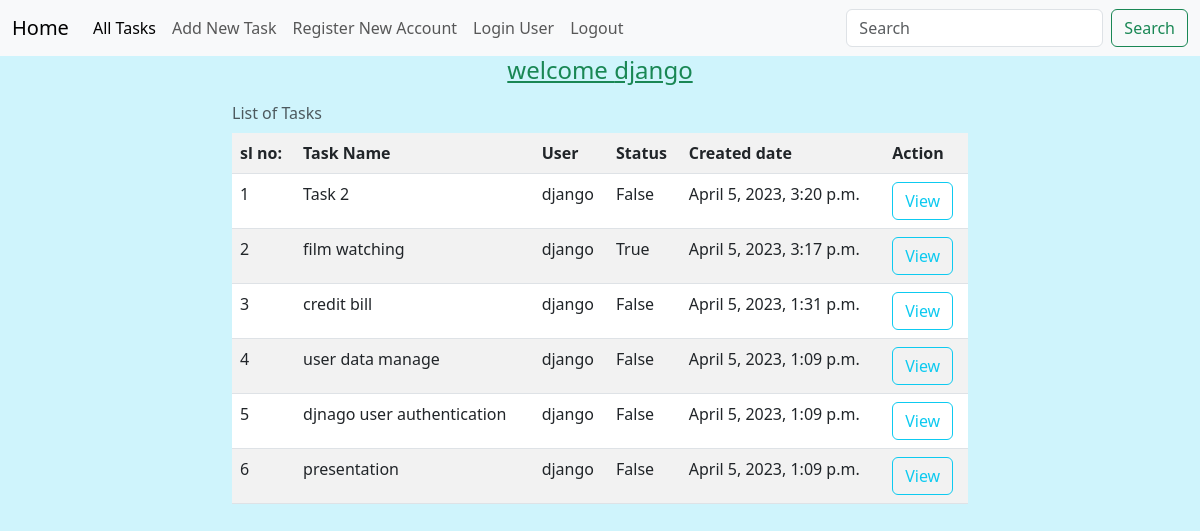
Screenshot of /tasks/all/ (signed in) with the database file from the repository.
### todo/models.py (models this page shows, shortened)
class Task(models.Model):
    task_name=models.CharField(max_length=200)
    user=models.ForeignKey(User,on_delete=models.CASCADE)
    status=models.BooleanField(default=False)
    created_date=models.DateTimeField(auto_now_add=True)

### todo/views.py (the view)
# urls.py: path("tasks/all/",views.TaskListView.as_view(),name="task-list"),
@method_decorator(sign_required,name="dispatch")
class TaskListView(ListView):
    model=Task
    template_name="task-list.html"
    context_object_name="tasks"
    def get_queryset(self):
        return Task.objects.filter(user=self.request.user).order_by("-created_date")

### todo/views.py (called while the page is built)
def sign_required(fn):
    def wrapper(request,*args,**kwargs):
        if not request.user.is_authenticated:
            messages.error(request,"You must Login to Perform this Action!!!!!!!")
            return redirect("signin")
        return fn(request,*args,**kwargs)
    return wrapper

### todo/templates/task-list.html (shortened to what this page needs)
{%extends 'base.html'%}
{%block body_block%}
<div class="row">
    <div class="col-2"></div>
    <div class="col-8">
        <table class="table table-striped">
            <div class="text-decoration-underline text-success text-center">
                <h4>welcome {{request.user}}</h4>
            </div>
            <caption class="caption-top">List of Tasks</caption>
            <tr>
                <th>sl no:</th>
                <th>Task Name</th>
                <th>User</th>
                <th>Status</th>
                <th>Created date</th>
                <th>Action</th>
            </tr>
            {%for t in tasks%}
            <tr>
                <td>{{forloop.counter}}</td>
                <td>{{t.task_name}}</td>
                <td>{{t.user}}</td>
                <td>{{t.status}}</td>
                <td>{{t.created_date}}</td>
                <td>
                    <a href="{%url 'task-detail' t.id %}" class="btn btn-outline-info">View</a>
                </td>
            </tr>
            {%endfor%}
        </table>
    </div>
    <div class="col-2"></div>
</div>
{%endblock%}

### rows the page displays
Task: task_name "Task 2", user "django", status "False", created_date "April 5, 2023, 3:20 p.m."
Task: task_name "film watching", user "django", status "True", created_date "April 5, 2023, 3:17 p.m."
Task: task_name "credit bill", user "django", status "False", created_date "April 5, 2023, 1:31 p.m."
Task: task_name "user data manage", user "django", status "False", created_date "April 5, 2023, 1:09 p.m."
Task: task_name "djnago user authentication", user "django", status "False", created_date "April 5, 2023, 1:09 p.m."
Task: task_name "presentation", user "django", status "False", created_date "April 5, 2023, 1:09 p.m."

### other values shown
{{ request.user }} "django"
